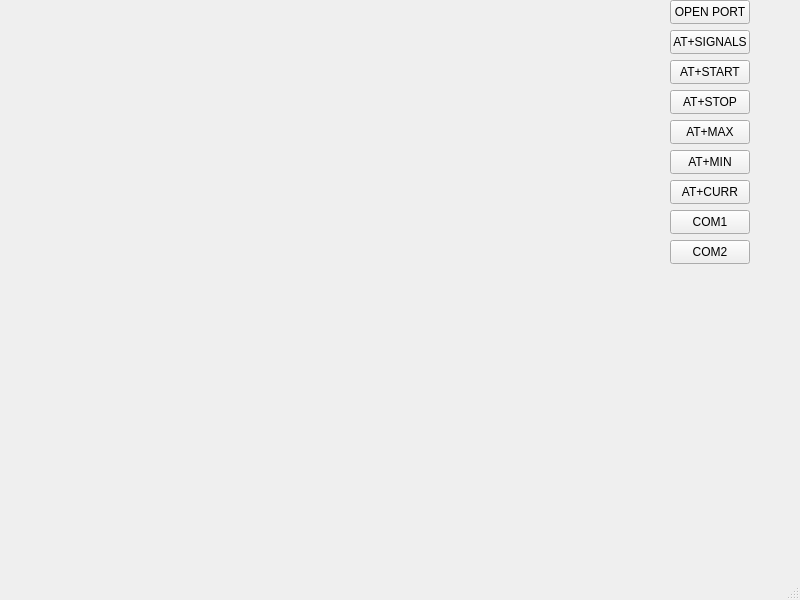
<?xml version="1.0" encoding="UTF-8"?>
<ui version="4.0">
 <class>MainWindow</class>
 <widget class="QMainWindow" name="MainWindow">
  <property name="geometry">
   <rect>
    <x>0</x>
    <y>0</y>
    <width>800</width>
    <height>600</height>
   </rect>
  </property>
  <property name="windowTitle">
   <string>MainWindow</string>
  </property>
  <widget class="QWidget" name="centralwidget">
   <widget class="QWidget" name="widget" native="true">
    <property name="geometry">
     <rect>
      <x>30</x>
      <y>10</y>
      <width>331</width>
      <height>191</height>
     </rect>
    </property>
   </widget>
   <widget class="QPushButton" name="ATSIGNALS">
    <property name="geometry">
     <rect>
      <x>670</x>
      <y>30</y>
      <width>80</width>
      <height>24</height>
     </rect>
    </property>
    <property name="text">
     <string>AT+SIGNALS</string>
    </property>
   </widget>
   <widget class="QPushButton" name="OpenPort">
    <property name="geometry">
     <rect>
      <x>670</x>
      <y>0</y>
      <width>80</width>
      <height>24</height>
     </rect>
    </property>
    <property name="text">
     <string>OPEN PORT</string>
    </property>
   </widget>
   <widget class="QWidget" name="widget_2" native="true">
    <property name="geometry">
     <rect>
      <x>500</x>
      <y>10</y>
      <width>151</width>
      <height>241</height>
     </rect>
    </property>
   </widget>
   <widget class="QPushButton" name="ATSTART">
    <property name="geometry">
     <rect>
      <x>670</x>
      <y>60</y>
      <width>80</width>
      <height>24</height>
     </rect>
    </property>
    <property name="text">
     <string>AT+START</string>
    </property>
   </widget>
   <widget class="QPushButton" name="ATSTOP">
    <property name="geometry">
     <rect>
      <x>670</x>
      <y>90</y>
      <width>80</width>
      <height>24</height>
     </rect>
    </property>
    <property name="text">
     <string>AT+STOP</string>
    </property>
   </widget>
   <widget class="QPushButton" name="ATMAX">
    <property name="geometry">
     <rect>
      <x>670</x>
      <y>120</y>
      <width>80</width>
      <height>24</height>
     </rect>
    </property>
    <property name="text">
     <string>AT+MAX</string>
    </property>
   </widget>
   <widget class="QPushButton" name="ATMIN">
    <property name="geometry">
     <rect>
      <x>670</x>
      <y>150</y>
      <width>80</width>
      <height>24</height>
     </rect>
    </property>
    <property name="text">
     <string>AT+MIN</string>
    </property>
   </widget>
   <widget class="QPushButton" name="ATCURR">
    <property name="geometry">
     <rect>
      <x>670</x>
      <y>180</y>
      <width>80</width>
      <height>24</height>
     </rect>
    </property>
    <property name="text">
     <string>AT+CURR</string>
    </property>
   </widget>
   <widget class="QPushButton" name="COM1">
    <property name="geometry">
     <rect>
      <x>670</x>
      <y>210</y>
      <width>80</width>
      <height>24</height>
     </rect>
    </property>
    <property name="text">
     <string>COM1</string>
    </property>
   </widget>
   <widget class="QPushButton" name="COM2">
    <property name="geometry">
     <rect>
      <x>670</x>
      <y>240</y>
      <width>80</width>
      <height>24</height>
     </rect>
    </property>
    <property name="text">
     <string>COM2</string>
    </property>
   </widget>
  </widget>
  <widget class="QMenuBar" name="menubar">
   <property name="geometry">
    <rect>
     <x>0</x>
     <y>0</y>
     <width>800</width>
     <height>21</height>
    </rect>
   </property>
  </widget>
  <widget class="QStatusBar" name="statusbar"/>
 </widget>
 <resources/>
 <connections/>
</ui>
